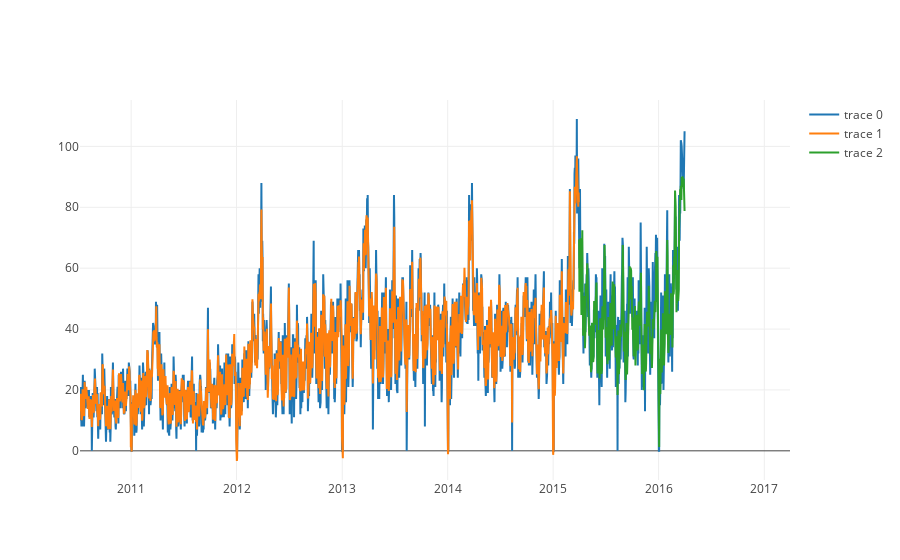

Notebook cell for this chart:
### Code cell
plot = go.Scatter( x=compose.datetime, y=compose['y'])
train_plot = go.Scatter( x=tr_predict["datetime"], y=tr_predict["predict"])
test_plot = go.Scatter( x=te_predict["datetime"], y=te_predict["predict"])
data =[plot,train_plot,test_plot]
plotly.offline.iplot(data)

### Figure 1 — Plotly figure (JSON) as saved in the notebook; plotly's stock layout.template omitted (floating-point values rounded to 4 significant figures; data arrays with more than 128 entries replaced by an {"elided": "..."} marker saying what was removed)
{"data": [{"type": "scatter", "x": {"elided": "2459 str values"}, "y": {"elided": "2459 int values"}}, {"type": "scatter", "x": {"elided": "1728 str values"}, "y": {"elided": "1728 float values"}}, {"type": "scatter", "x": {"elided": "366 str values"}, "y": {"elided": "366 float values"}}], "layout": {}}
